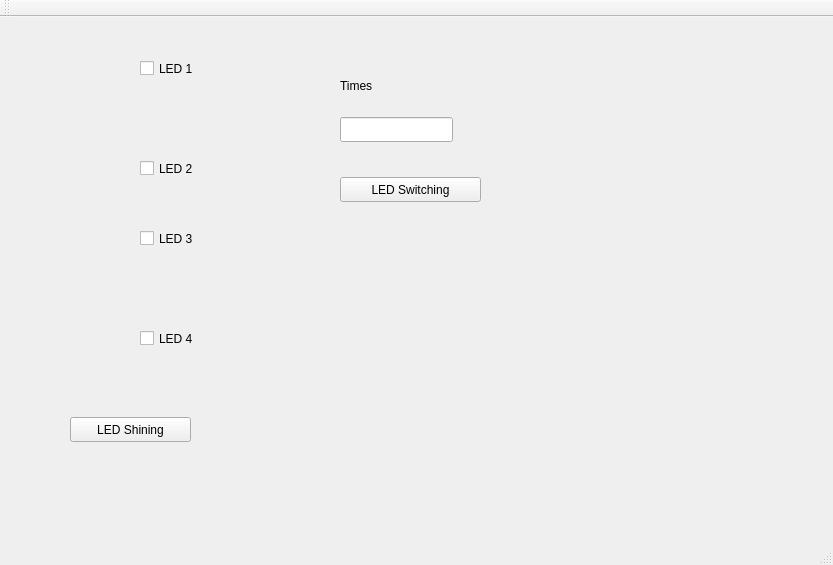
<?xml version="1.0" encoding="UTF-8"?>
<ui version="4.0">
 <class>MainWindow</class>
 <widget class="QMainWindow" name="MainWindow">
  <property name="geometry">
   <rect>
    <x>0</x>
    <y>0</y>
    <width>833</width>
    <height>565</height>
   </rect>
  </property>
  <property name="windowTitle">
   <string>MainWindow</string>
  </property>
  <widget class="QWidget" name="centralWidget">
   <widget class="QLabel" name="ledOneImage">
    <property name="geometry">
     <rect>
      <x>60</x>
      <y>20</y>
      <width>67</width>
      <height>71</height>
     </rect>
    </property>
    <property name="text">
     <string/>
    </property>
    <property name="pixmap">
     <pixmap>../../../../../Downloads/idea.png</pixmap>
    </property>
    <property name="scaledContents">
     <bool>true</bool>
    </property>
   </widget>
   <widget class="QCheckBox" name="ledOneCheckBox">
    <property name="geometry">
     <rect>
      <x>140</x>
      <y>40</y>
      <width>92</width>
      <height>23</height>
     </rect>
    </property>
    <property name="text">
     <string>LED 1</string>
    </property>
   </widget>
   <widget class="QCheckBox" name="ledTwoCheckBox">
    <property name="geometry">
     <rect>
      <x>140</x>
      <y>140</y>
      <width>92</width>
      <height>23</height>
     </rect>
    </property>
    <property name="text">
     <string>LED 2</string>
    </property>
   </widget>
   <widget class="QLabel" name="ledTwoImage">
    <property name="geometry">
     <rect>
      <x>60</x>
      <y>110</y>
      <width>67</width>
      <height>71</height>
     </rect>
    </property>
    <property name="text">
     <string/>
    </property>
    <property name="pixmap">
     <pixmap>../../../../../Downloads/idea.png</pixmap>
    </property>
    <property name="scaledContents">
     <bool>true</bool>
    </property>
   </widget>
   <widget class="QCheckBox" name="ledThreeCheckBox">
    <property name="geometry">
     <rect>
      <x>140</x>
      <y>210</y>
      <width>92</width>
      <height>23</height>
     </rect>
    </property>
    <property name="text">
     <string>LED 3</string>
    </property>
   </widget>
   <widget class="QLabel" name="ledThreeImage">
    <property name="geometry">
     <rect>
      <x>60</x>
      <y>190</y>
      <width>67</width>
      <height>71</height>
     </rect>
    </property>
    <property name="text">
     <string/>
    </property>
    <property name="pixmap">
     <pixmap>../../../../../Downloads/idea.png</pixmap>
    </property>
    <property name="scaledContents">
     <bool>true</bool>
    </property>
   </widget>
   <widget class="QCheckBox" name="ledFourCheckBox">
    <property name="geometry">
     <rect>
      <x>140</x>
      <y>310</y>
      <width>92</width>
      <height>23</height>
     </rect>
    </property>
    <property name="text">
     <string>LED 4</string>
    </property>
   </widget>
   <widget class="QLabel" name="ledFourImage">
    <property name="geometry">
     <rect>
      <x>60</x>
      <y>280</y>
      <width>67</width>
      <height>71</height>
     </rect>
    </property>
    <property name="text">
     <string/>
    </property>
    <property name="pixmap">
     <pixmap>../../../../../Downloads/idea.png</pixmap>
    </property>
    <property name="scaledContents">
     <bool>true</bool>
    </property>
   </widget>
   <widget class="QLabel" name="label_5">
    <property name="geometry">
     <rect>
      <x>340</x>
      <y>60</y>
      <width>67</width>
      <height>17</height>
     </rect>
    </property>
    <property name="text">
     <string>Times</string>
    </property>
   </widget>
   <widget class="QPushButton" name="switchLedButton">
    <property name="geometry">
     <rect>
      <x>340</x>
      <y>160</y>
      <width>141</width>
      <height>25</height>
     </rect>
    </property>
    <property name="text">
     <string>LED Switching</string>
    </property>
   </widget>
   <widget class="QLineEdit" name="timeInput">
    <property name="geometry">
     <rect>
      <x>340</x>
      <y>100</y>
      <width>113</width>
      <height>25</height>
     </rect>
    </property>
   </widget>
   <widget class="QPushButton" name="shineLedButton">
    <property name="geometry">
     <rect>
      <x>70</x>
      <y>400</y>
      <width>121</width>
      <height>25</height>
     </rect>
    </property>
    <property name="text">
     <string>LED Shining</string>
    </property>
   </widget>
  </widget>
  <widget class="QMenuBar" name="menuBar">
   <property name="geometry">
    <rect>
     <x>0</x>
     <y>0</y>
     <width>833</width>
     <height>22</height>
    </rect>
   </property>
  </widget>
  <widget class="QToolBar" name="mainToolBar">
   <attribute name="toolBarArea">
    <enum>TopToolBarArea</enum>
   </attribute>
   <attribute name="toolBarBreak">
    <bool>false</bool>
   </attribute>
  </widget>
  <widget class="QStatusBar" name="statusBar"/>
 </widget>
 <layoutdefault spacing="6" margin="11"/>
 <resources/>
 <connections/>
</ui>
